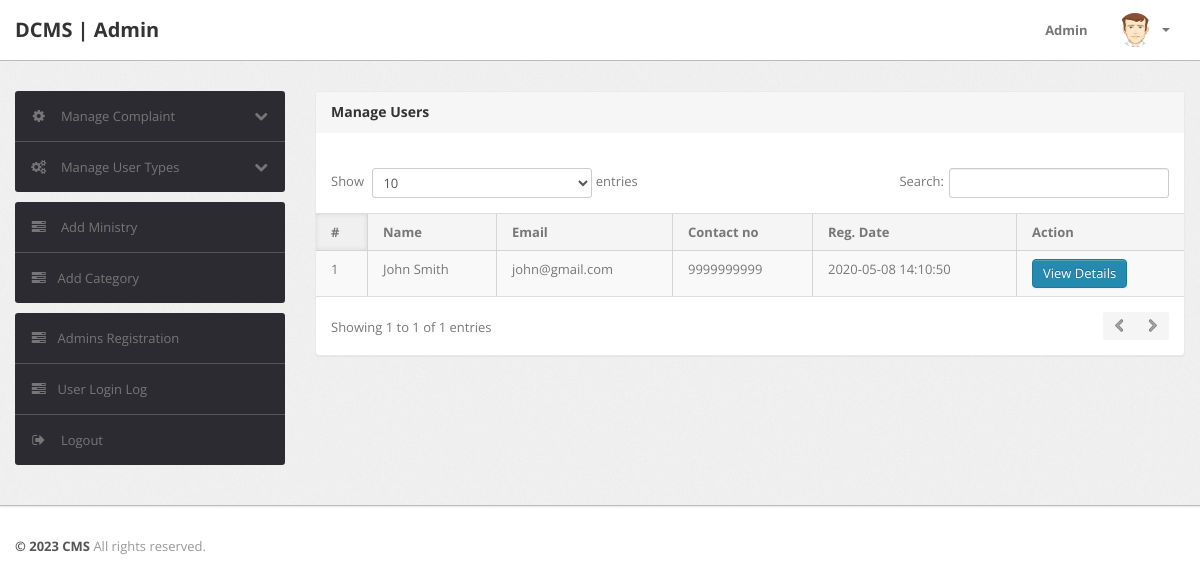
Before: /admin/manage-users.php (signed in) with the older database file.
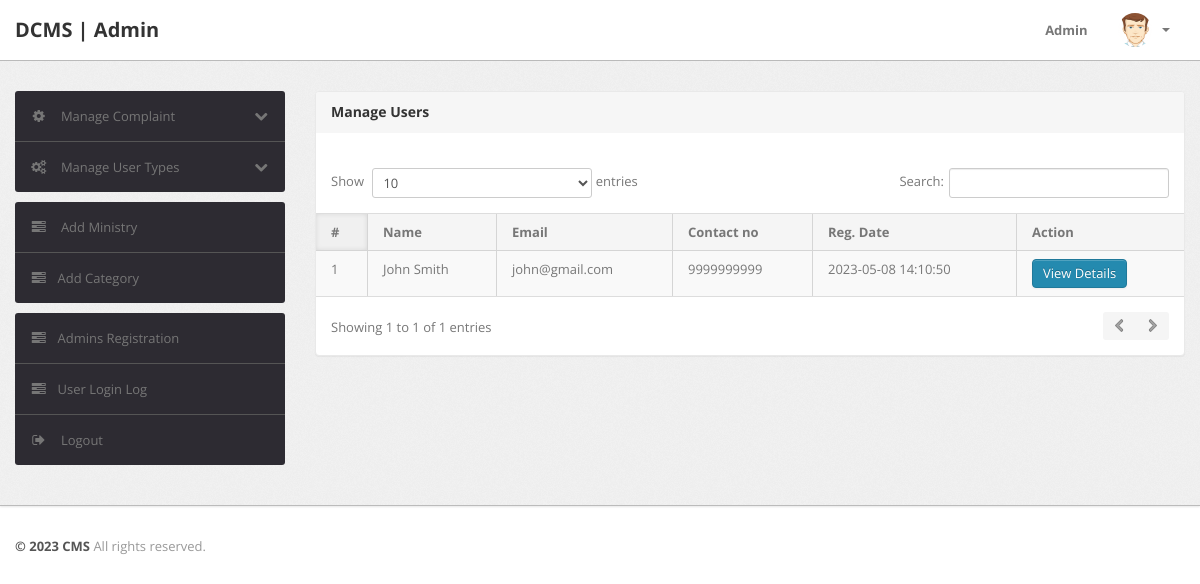
After: the same page with the newer database file.
### tables this page shows
CREATE TABLE `users` (
  `id` int(11) NOT NULL,
  `fullName` varchar(255) NOT NULL,
  `userEmail` varchar(255) NOT NULL,
  `unit` varchar(255) NOT NULL,
  `password` varchar(255) NOT NULL,
  `contactNo` bigint(11) DEFAULT NULL,
  `address` tinytext,
  `State` varchar(255) DEFAULT NULL,
  `country` varchar(255) DEFAULT NULL,
  `pincode` int(6) DEFAULT NULL,
  `userImage` varchar(255) DEFAULT NULL,
  `regDate` timestamp NOT NULL DEFAULT CURRENT_TIMESTAMP,
  `updationDate` timestamp NOT NULL DEFAULT '0000-00-00 00:00:00' ON UPDATE CURRENT_TIMESTAMP,
  `status` int(1) NOT NULL
);

### admin/manage-users.php (the view, shortened to what this page needs)
<?php
include('include/config.php');
if(strlen($_SESSION['alogin'])==0)
{
    header('location:index.php');
}
else{
    ?>
    <!DOCTYPE html>
    <html lang="en">
    <head>
        <link type="text/css" href="bootstrap/css/bootstrap.min.css" rel="stylesheet">
        <link type="text/css" href="bootstrap/css/bootstrap-responsive.min.css" rel="stylesheet">
        <link type="text/css" href="css/theme.css" rel="stylesheet">
        <link type="text/css" href="images/icons/css/font-awesome.css" rel="stylesheet">
    </head>
    <body>
        <?php include('include/header.php');?>
        <div class="wrapper">
            <div class="container">
                <div class="row">
                    <?php include('include/sidebar.php');?>
                    <div class="span9">
                        <div class="content">
                            <div class="module">
                                <div class="module-head">
                                    <h3>Manage Users</h3>
                                </div>
                                <div class="module-body table">
                                    <br />
                                    <table cellpadding="0" cellspacing="0" border="0" class="datatable-1 table table-bordered table-striped display" width="100%">
                                        <thead>
                                            <tr>
                                                <th>#</th>
                                                <th>Name</th>
                                                <th>Email</th>
                                                <th>Contact no</th>
                                                <th>Reg. Date</th>
                                                <th>Action</th>
                                            </tr>
                                        </thead>
                                        <tbody>
                                            <?php
                                            $query = mysqli_query($bd, "SELECT * FROM users");
                                            $cnt=1;
                                            while($row = mysqli_fetch_array($query))
                                            {
                                                ?>
                                                <tr>
                                                    <td><?php echo htmlentities($cnt);?></td>
                                                    <td><?php echo htmlentities($row['fullName']);?></td>
                                                    <td><?php echo htmlentities($row['userEmail']);?></td>
                                                    <td><?php echo htmlentities($row['contactNo']);?></td>
                                                    <td><?php echo htmlentities($row['regDate']);?></td>
                                                    <td>
                                                        <a href="javascript:void(0);" onClick="popUpWindow('http://localhost/Complaint Management System/admin/userprofile.php?uid=<?php echo htmlentities($row['id']);?>');" title="Update order">
                                                            <button type="button" class="btn btn-primary">View Details</button>
                                                        </a>
                                                    </td>
                                                </tr>
                                                <?php $cnt=$cnt+1;
                                            } ?>
                                        </tbody>
                                    </table>
                                </div>
                            </div>
                        </div>
                    </div>
                </div>
            </div>
        </div>
        <?php include('include/footer.php');?>
    </body>
    <?php
}
?>

### admin/include/header.php (shortened to what this page needs)
<div class="navbar navbar-fixed-top" style="background: #68dff0">
		<div class="navbar-inner">
			<div class="container">
			  	<a class="brand" href="index.html">
			  		DCMS | Admin
			  	</a>
				<div class="nav-collapse collapse navbar-inverse-collapse">
					<ul class="nav pull-right">
						<li><a href="#">
							Admin
						</a></li>
						<li class="nav-user dropdown">
							<a href="#" class="dropdown-toggle" data-toggle="dropdown">
								<img src="images/user.png" class="nav-avatar" />
								<b class="caret"></b>
							</a>
						</li>
					</ul>
				</div>
			</div>
		</div>
	</div>

### admin/include/sidebar.php (shortened to what this page needs)
<div class="span3">
					<div class="sidebar">
<ul class="widget widget-menu unstyled">
							<li>
								<a class="collapsed" data-toggle="collapse" href="#togglePages">
									<i class="menu-icon icon-cog"></i>
									<i class="icon-chevron-down pull-right"></i><i class="icon-chevron-up pull-right"></i>
									Manage Complaint
								</a>
							</li>
							<li>
								<a class="collapsed" data-toggle="collapse" href="#toggleUserTypes">
									<i class="menu-icon icon-cogs"></i>
									<i class="icon-chevron-down pull-right"></i><i class="icon-chevron-up pull-right"></i>
									Manage User Types
								</a>
							</li>
						</ul>
						<ul class="widget widget-menu unstyled">
                                <li><a href="category.php"><i class="menu-icon icon-tasks"></i> Add Ministry </a></li>
                                <li><a href="subcategory.php"><i class="menu-icon icon-tasks"></i>Add Category </a></li>
                            </ul>
						<ul class="widget widget-menu unstyled">
						<li><a href="admin-register.php"><i class="menu-icon icon-tasks"></i>Admins  Registration </a></li>
							<li><a href="user-logs.php"><i class="menu-icon icon-tasks"></i>User Login Log </a></li>
							<li>
								<a href="logout.php">
									<i class="menu-icon icon-signout"></i>
									Logout
								</a>
							</li>
						</ul>
					</div>
				</div>

### admin/include/footer.php
<div class="footer">
	<div class="container">
		<b class="copyright">&copy; 2023 CMS </b> All rights reserved.
	</div>
</div>

Changed rows visible on the page:
changed users "John Smith": regDate "2020-05-08 14:10:50" → "2023-05-08 14:10:50"
